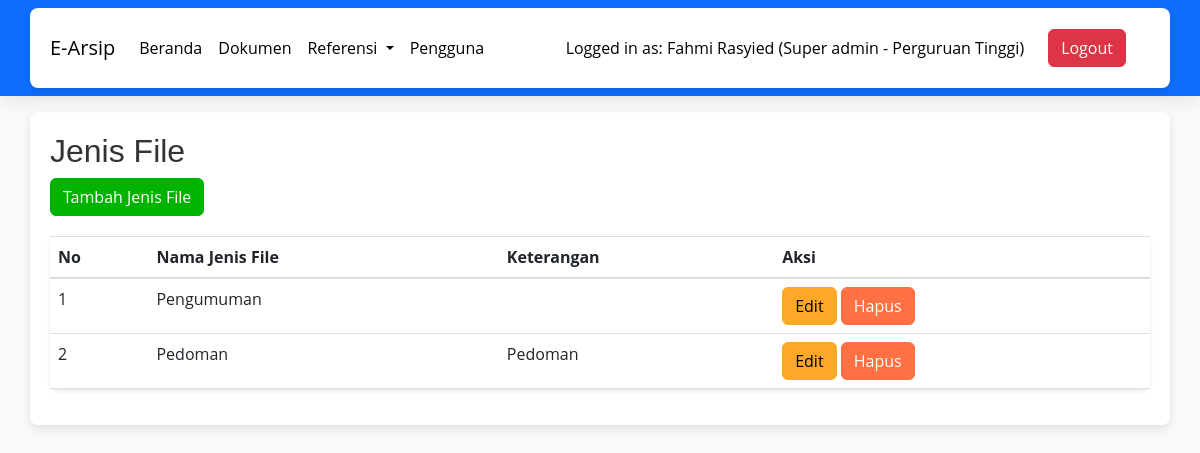
Page /jenis_file.php (signed in) on the committed database.
### tables this page shows
CREATE TABLE `users` (
  `id_user` int NOT NULL,
  `email` varchar(255) DEFAULT NULL,
  `password` varchar(255) DEFAULT NULL,
  `nama_lengkap` varchar(255) DEFAULT NULL,
  `tanggal_lahir` date DEFAULT NULL,
  `alamat` varchar(255) DEFAULT NULL,
  `id_jabatan` int DEFAULT NULL,
  `id_unit_kerja` int DEFAULT NULL,
  `foto_profil` varchar(255) DEFAULT NULL,
  `hak_akses` int NOT NULL,
  `status_pengguna` varchar(255) NOT NULL
);

CREATE TABLE `unit_kerja` (
  `id_unit` int NOT NULL,
  `nama_unit` varchar(999) NOT NULL,
  `keterangan` varchar(999) NOT NULL
);

CREATE TABLE `jenis_file` (
  `id_jenis_file` int NOT NULL,
  `nama_jenis_file` varchar(999) NOT NULL,
  `keterangan` varchar(999) NOT NULL
);

### jenis_file.php (the view, shortened to what this page needs)
<?php
include "koneksi.php";
?>
<!DOCTYPE html>
<html lang="en">
<head>
    <link href="https://cdn.jsdelivr.net/npm/bootstrap@5.3.0-alpha1/dist/css/bootstrap.min.css" rel="stylesheet">
    <link rel="stylesheet" href="css/style.css">
</head>
<body>
<?php
        include "navbar.php";
    ?>
    <div class="container mt-3">
        <h2>Jenis File</h2>
        <a href="form-tambah-jenis-file.php" class="btn btn-success" style="background-color: #00b300; border-color: #00b300;">Tambah Jenis File</a>
        <table class="table">
            <thead>
                <tr>
                    <th>No</th>
                    <th>Nama Jenis File</th>
                    <th>Keterangan</th>
                    <th>Aksi</th>
                </tr>
            </thead>
            <tbody>
                <?php
                $sql = "SELECT * FROM jenis_file";
                $result = $conn->query($sql);
                $nomor = 1;
                if ($result->num_rows > 0) {
                    while($row = $result->fetch_assoc()) {
                        echo "<tr>";
                        echo "<td>" . $nomor . "</td>";
                        echo "<td>" . $row['nama_jenis_file'] . "</td>";
                        echo "<td>" . $row['keterangan'] . "</td>";
                        echo "<td>
                            <a href='form-edit-jenis-file.php?id=" . $row['id_jenis_file'] . "' class='btn btn-warning' style='background-color: #ffa726; border-color: #ffa726;'>Edit</a>
                            <a href='jenis_file.php?aksi=hapus&id=" . $row['id_jenis_file'] . "' class='btn btn-danger' style='background-color: #ff7043; border-color: #ff7043;'>Hapus</a>
                        </td>";
                        echo "</tr>";
                        $nomor++;
                    }
                } else {
                    echo "<tr><td colspan='4'>Tidak ada data.</td></tr>";
                }
                ?>
            </tbody>
        </table>
    </div>
</body>
</html>

### navbar.php (shortened to what this page needs)
<nav class="navbar navbar-expand-lg navbar-dark bg-primary">
    <div class="container">
        <a class="navbar-brand" style="color: black;" href="index.php">E-Arsip</a>
        <div class="collapse navbar-collapse" id="navbarSupportedContent">
            <ul class="navbar-nav me-auto mb-2 mb-lg-0">
                <li class="nav-item">
                    <a class="nav-link active" aria-current="page" href="index.php">Beranda</a>
                </li>
                <li class="nav-item">
                    <a class="nav-link" href="dokumen.php">Dokumen</a>
                </li>
                <?php
                $sql = "SELECT * FROM users WHERE email='" . $_SESSION['email'] . "'";
                $result = $conn->query($sql);
                if ($result->num_rows > 0) {
                    $row = $result->fetch_assoc();
                    if ($row['hak_akses'] == 1) {
                ?>
                        <li class="nav-item dropdown">
                            <a class="nav-link dropdown-toggle" href="#" id="referensiDropdown" role="button" data-bs-toggle="dropdown" aria-expanded="false">
                                Referensi
                            </a>
                        </li>
                        <li class="nav-item">
                            <a class="nav-link" href="pengguna.php">Pengguna</a>
                        </li>
                <?php
                    }
                }
                ?>
            </ul>
            <span class="navbar-text" style="color: black;">
            <?php
                    if (isset($_SESSION['email'])) {
                        $sql = "SELECT u.*, uk.nama_unit AS nama_unit_kerja
                                FROM users u
                                INNER JOIN unit_kerja uk ON u.id_unit_kerja = uk.id_unit
                                WHERE email='" . $_SESSION['email'] . "'";
                        $result = $conn->query($sql);
                        if ($result->num_rows > 0) {
                            $row = $result->fetch_assoc();
                            $userName = $row['nama_lengkap'];
                            $userAccess = '';
                            switch ($row['hak_akses']) {
                                case 1:
                                    $userAccess = 'Super admin';
                                    break;
                            }
                            echo "<span class='navbar-text'>Logged in as: $userName ($userAccess - " . $row['nama_unit_kerja'] . ")</span>";
                        }
                    }
                    ?>
            </span>
            <ul class="navbar-nav me-4 ms-4 mb-2 mb-lg-0">
                <li class="nav-item">
                    <a class="white btn btn-danger" href="logout.php">Logout</a>
                </li>
            </ul>
        </div>
    </div>
</nav>

### css/style.css (style rules this page uses)
body { font-family: 'Open Sans', sans-serif; }
.navbar { background-color: #ff9800; box-shadow: 0 4px 20px -2px rgba(0, 0, 0, 0.1); }
.navbar-brand { color: #000000; }
.navbar-text { color: #000000; }
.navbar-nav .nav-link { color: #fff; transition: color 0.2s ease; }
.table { background-color: #fff; border-radius: 8px; box-shadow: 0 2px 4px rgba(0, 0, 0, 0.1); }
.table th { border-bottom: 2px solid #ddd; }
.table td, .table th { padding: 8px; vertical-align: top; border-top: 1px solid #ddd; }
.table tr:nth-child(even) { background-color: #f5f5f5; }

### jenis_file.php (style rules this page uses)
body { background-color: #f8f9fa; }
.container { background-color: #ffffff; border-radius: 8px; box-shadow: 0 4px 8px rgba(0, 0, 0, 0.1); padding: 20px; }
h2 { font-family: 'Arial', sans-serif; color: #333; }
.btn-warning { background-color: #ffc107; border-color: #ffc107; }
.btn-danger { background-color: #dc3545; border-color: #dc3545; }
.table { margin-top: 20px; }
.navbar-nav .nav-link { color: #000 !important; }

### rows in the picture
users: nama_lengkap "Fahmi Rasyied", hak_akses "Super admin", id_unit_kerja.nama_unit "Perguruan Tinggi"
jenis_file: nama_jenis_file "Pengumuman"
jenis_file: nama_jenis_file "Pedoman", keterangan "Pedoman"
